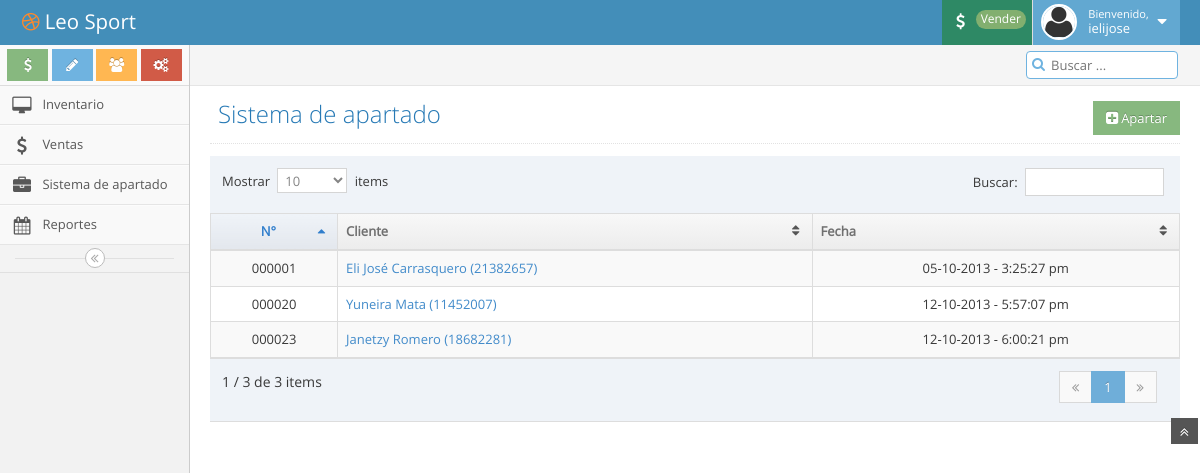
The page /apartados.php (signed in) on the database its author committed.
### tables this page shows
CREATE TABLE `facturas` (
  `id` int(10) unsigned NOT NULL auto_increment,
  `cliente_id` int(11) NOT NULL,
  `usuario_id` int(11) NOT NULL,
  `tipo` enum('venta','apartado') NOT NULL default 'venta',
  `timestamp` timestamp NOT NULL default CURRENT_TIMESTAMP on update CURRENT_TIMESTAMP,
  PRIMARY KEY  (`id`)
);

CREATE TABLE `clientes` (
  `id` int(10) unsigned NOT NULL auto_increment,
  `ci` int(11) NOT NULL,
  `nombre` varchar(255) NOT NULL,
  `direccion` varchar(255) NOT NULL default '',
  PRIMARY KEY  (`id`)
);

### assets/includes/leosport.php (called while the page is built, shortened)
<?php
$queries = array();
$queries['login'] = "SELECT id, username FROM usuarios WHERE username = ? AND password = ? AND status = 'on'";
$queries['inventory'] = "SELECT id, producto, cantidad, precio FROM productos WHERE cantidad>0";
$queries['bill'] = "SELECT f.id, f.`timestamp`, c.nombre, c.ci, c.direccion, u.username FROM facturas f JOIN clientes c ON c.id = f.cliente_id JOIN usuarios u ON u.id = f.usuario_id WHERE f.id = :id ";
$queries['products'] = "SELECT v.id, p.producto, v.cantidad, v.precio, p.id AS pid FROM ventas v INNER JOIN productos p ON p.id = v.producto_id WHERE v.factura_id = :id ";
$queries['sells'] = "SELECT f.id, f.`timestamp`, c.nombre, c.ci, c.direccion, u.username FROM facturas f JOIN clientes c ON c.id = f.cliente_id JOIN usuarios u ON u.id = f.usuario_id WHERE f.tipo=:tipo";
$queries['billsByDate'] = "SELECT * FROM facturas f WHERE f.`timestamp` LIKE :date AND tipo = 'venta' ";
?>

### apartados.php (the view, shortened to what this page needs)
<? include "assets/includes/config.php";
$tipo = "apartado";
$db = getConnection();
$stmt = $db->prepare($queries['sells']);
$stmt->bindParam("tipo", $tipo);
$stmt->execute();
$ventas = $stmt->fetchAll(PDO::FETCH_OBJ);
?>
<!DOCTYPE html>
<html lang="es">
<? include "assets/includes/head.php"; ?>
<body>
	<? include "assets/includes/nav.php"; ?>
	<div class="main-container" id="main-container">
		<div class="main-container-inner">
			<? include "assets/includes/sidebar.php"; ?>
			<div class="main-content">
				<? include "assets/includes/breadcrumbs.php"; ?>
				<div class="page-content">
					<div class="page-header">
						<a class="btn btn-success btn-sm pull-right" href="apartar.php"><i class="icon-plus-sign-alt  bigger-110"></i>Apartar</a>
						<h1>Sistema de apartado</h1>
					</div>
					<div class="row">
						<div class="col-xs-12">
							<div class="table-responsive">
								<? if(!empty($ventas)){  ?>
								<table id="inventario" class="table table-striped table-bordered table-hover">
									<thead>
										<tr>
											<th class="center">N°</th>
											<th>Cliente</th>
											<th>Fecha</th>
										</tr>
									</thead>
									<tbody>
										<? foreach ($ventas as $index => $venta) { ?>
										<tr>
											<td class="center hidden-480"><? echo str_pad($venta->id, 6, "0", STR_PAD_LEFT); ?></td>
											<td>
												<a href="apartado.php?id=<? echo $venta->id; ?>"><? echo $venta->nombre ." (".$venta->ci.") ";  ?></a>
											</td>
											<td class="center"><? echo date("d-m-Y - g:i:s a", strtotime($venta->timestamp)); ?></td>
									</tr>
									<? } ?>
								</tbody>
							</table>
							<? } else { ?>
							<h2>No hay apartados.</h2>
							<? } ?>
						</div>
					</div>
				</div>
			</div>
		</div>
		<a href="#" id="btn-scroll-up" class="btn-scroll-up btn btn-sm btn-inverse">
			<i class="icon-double-angle-up icon-only bigger-110"></i>
		</a>
	</div>
</body>
</html>

### assets/includes/head.php (shortened to what this page needs)
<head>
	<link href="assets/css/bootstrap.min.css" rel="stylesheet" />
	<link rel="stylesheet" href="assets/css/font-awesome.min.css" />
	<link rel="stylesheet" href="assets/css/fonts.css" />
	<link rel="stylesheet" href="assets/css/ace.min.css" />
	<link rel="stylesheet" href="assets/css/ace-rtl.min.css" />
	<link rel="stylesheet" href="assets/css/ace-skins.min.css" />
</head>

### assets/includes/nav.php (shortened to what this page needs)
<div class="navbar navbar-default" id="navbar">
			<div class="navbar-container" id="navbar-container">
				<div class="navbar-header pull-left">
					<a href="#" class="navbar-brand">
						<small>
							<i class="icon-dribbble orange"></i>
							Leo Sport
						</small>
					</a>
				</div>
				<div class="navbar-header pull-right" role="navigation">
					<ul class="nav ace-nav">
						<li class="green">
							<a  href="vender.php">
								<i class="icon-usd icon-animated-vertical"></i>
								<span class="badge badge-success">Vender</span>
							</a>
						</li>
						<li class="light-blue">
							<a data-toggle="dropdown" href="#" class="dropdown-toggle">
								<img class="nav-user-photo" src="assets/avatars/avatar2.png" alt="" />
								<span class="user-info">
									<small>Bienvenido,</small>
									<? echo $_SESSION['LS_admin']; ?>
								</span>
								<i class="icon-caret-down"></i>
							</a>
						</li>
					</ul>
				</div>
			</div>
		</div>

### assets/includes/sidebar.php (shortened to what this page needs)
<div class="sidebar" id="sidebar">
	<div class="sidebar-shortcuts" id="sidebar-shortcuts">
		<div class="sidebar-shortcuts-large" id="sidebar-shortcuts-large">
			<button class="btn btn-success" title="Vender">
				<i class="icon-dollar"></i>
			</button>
			<button class="btn btn-info" title="-">
				<i class="icon-pencil"></i>
			</button>
			<button class="btn btn-warning" title="Clientes">
				<i class="icon-group"></i>
			</button>
			<button class="btn btn-danger" title="Configuración">
				<i class="icon-cogs"></i>
			</button>
		</div>
	</div>
	<ul class="nav nav-list">
		<li>
			<a href="inventario.php">
				<i class="icon-desktop"></i>
				<span class="menu-text"> Inventario </span>
			</a>
		</li>
		<li>
			<a href="ventas.php">
				<i class="icon-usd"></i>
				<span class="menu-text"> Ventas </span>
			</a>
		</li>
		<li>
			<a href="apartados.php">
				<i class="icon-briefcase"></i>
				<span class="menu-text"> Sistema de apartado </span>
			</a>
		</li>
		<li>
			<a href="reportes.php">
				<i class="icon-calendar"></i>
				<span class="menu-text"> Reportes </span>
			</a>
		</li>
	</ul>
	<div class="sidebar-collapse" id="sidebar-collapse">
		<i class="icon-double-angle-left" data-icon1="icon-double-angle-left" data-icon2="icon-double-angle-right"></i>
	</div>
</div>

### assets/includes/breadcrumbs.php (shortened to what this page needs)
<div class="breadcrumbs" id="breadcrumbs">
	<div class="nav-search" id="nav-search">
		<form class="form-search">
			<span class="input-icon">
				<input type="text" placeholder="Buscar ..." class="nav-search-input" id="nav-search-input" autocomplete="off" />
				<i class="icon-search nav-search-icon"></i>
			</span>
		</form>
	</div>
</div>

### rows shown on the page
facturas: id "000001", cliente.nombre "Eli José Carrasquero", cliente.ci "21382657", timestamp "05-10-2013 - 3:25:27 pm"
facturas: id "000020", cliente.nombre "Yuneira Mata", cliente.ci "11452007", timestamp "12-10-2013 - 5:57:07 pm"
facturas: id "000023", cliente.nombre "Janetzy Romero", cliente.ci "18682281", timestamp "12-10-2013 - 6:00:21 pm"

### other values the page prints
$_SESSION['LS_admin'] "ielijose"
